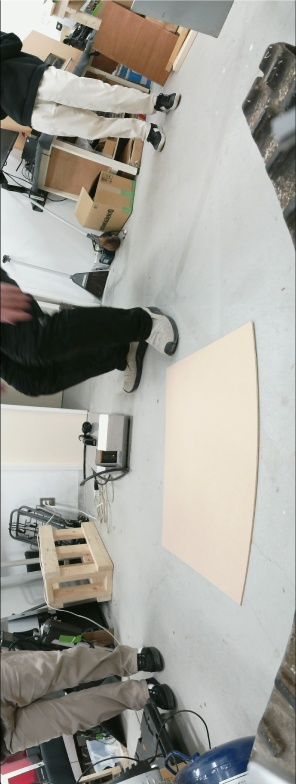
#> input picture test camera/out_sample1.jpg, 296 x 784 px
$ python calibration.py
#> lines starting #> are read from the running program, lines starting #| are printed output that depends on the picture
import cv2
import numpy as np

# カメラマトリックスと歪み係数
cameraMatrix = np.array([[503.68477278, 0, 313.67563674],
                         [0, 503.37989194, 243.25575476],
                         [0, 0, 1]])
distCoeffs = np.array([2.08346324e-01, -4.68650266e-01, 4.51079181e-04, -1.93373893e-03, 2.37592401e-01])

# 補正したい画像を読み込む
image = cv2.imread('out_sample1.jpg')
#> image is the input picture: shape (784, 296, 3); mean B, G, R 153.4, 160.3, 161.7

# 歪み補正を適用
undistorted_image = cv2.undistort(image, cameraMatrix, distCoeffs, None)
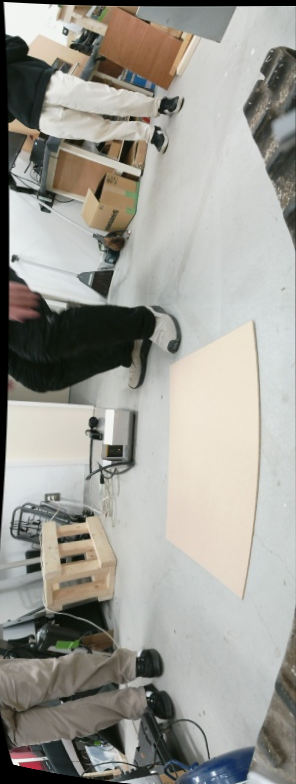
#> undistorted_image: shape (784, 296, 3); mean B, G, R 149.5, 156.3, 157.6

# 結果を表示
cv2.imshow('Undistorted Image', undistorted_image)
cv2.waitKey(0)
cv2.destroyAllWindows()
